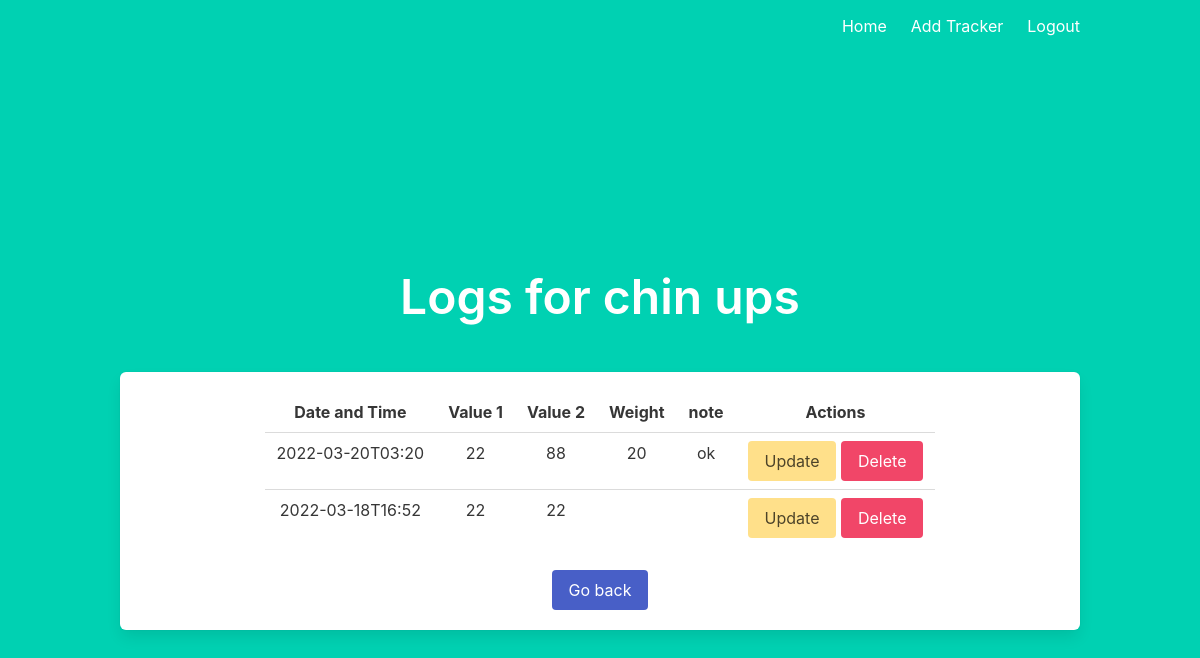
Page /view_log/4 (signed in) on the earlier database version.
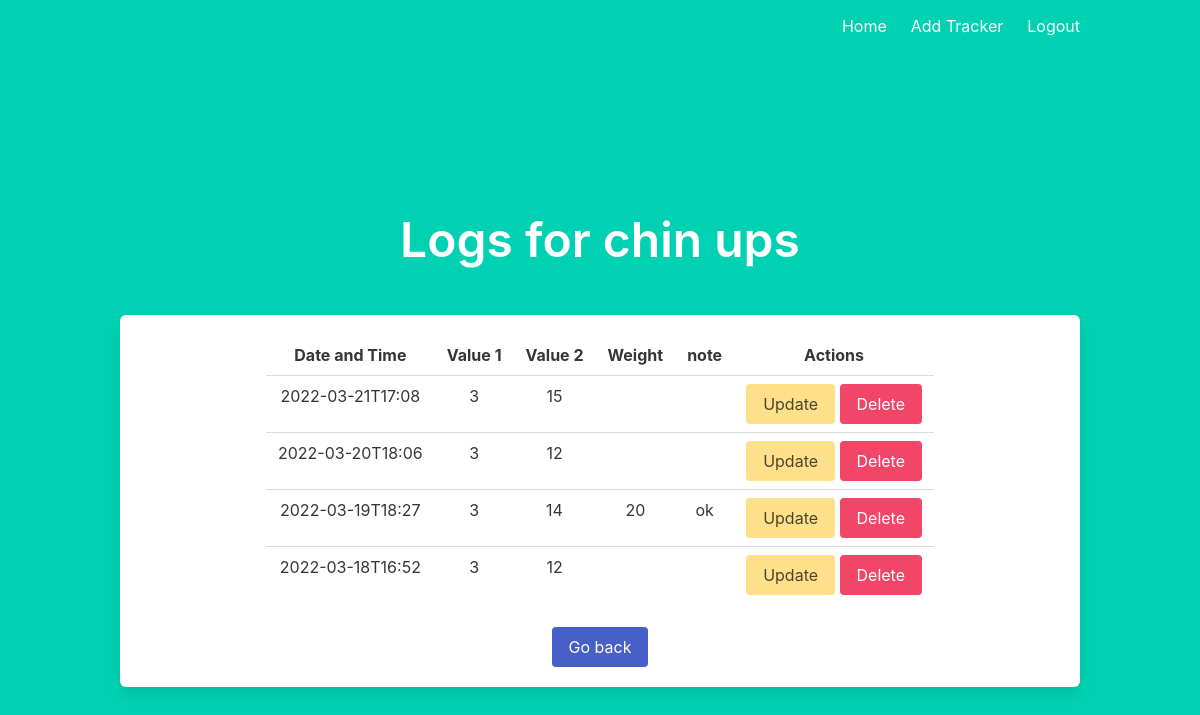
Same page on the later database version.
### main.py (models this page shows)
class tracker(db.Model):
    __tablename__ = 'tracker'
    id = db.Column(db.Integer, primary_key=True,
                   autoincrement=True, nullable=False)
    name = db.Column(db.String, nullable=False)
    option = db.Column(db.String, nullable=False)
    group = db.Column(db.String, nullable=False)
    description = db.Column(db.String)
    u_id = db.Column(db.String, db.ForeignKey(user.id), nullable=False)

class log(db.Model):
    __tablename__ = 'log'
    id = db.Column(db.Integer, primary_key=True,
                   autoincrement=True, nullable=False)
    t_id = db.Column(db.Integer, db.ForeignKey(tracker.id), nullable=False)
    timestamp = db.Column(db.String, nullable=False)
    value_1 = db.Column(db.Integer, nullable=False)
    value_2 = db.Column(db.Integer)
    weight = db.Column(db.Integer)
    note = db.Column(db.String)

### main.py (the view)
@app.route("/view_log/<int:tid>")
def view_log(tid):
    if 'user' not in session:
        return redirect(url_for('index'))
    if request.method == "GET":
        tname = tracker.query.filter_by(id=tid).first().name
        logs = db.session.execute(
            "select * from log where t_id = {tid} order by id desc".format(tid=tid))
        return render_template("view_log.html", logs=logs, tname=tname)

### templates/view_log.html
{% extends "layout.html" %} {% block body %}
<div class="section">
    <h1 class="title is-1">Logs for {{tname}}</h1>
  </div>
<div class="box">
    <table class="table" , style="margin-left: auto; margin-right: auto">
        <thread>
            <tr>
              <th>Date and Time</th>
              <th>Value 1</th>
              <th>Value 2</th>
              <th>Weight</th>
              <th>note</th>
              <th>Actions</th>
            </tr>
          </thread>
          {% for log in logs %}
          <tr>
              <td>{{log.timestamp}}</td>
              <td>{{log.value_1}}</td>
              <td>{{log.value_2}}</td>
              <td>{{log.weight}}</td>
              <td>{{log.note}}</td>
              <td><a class="button is-warning" href="/update_log/{{log.id}}"
                >Update</a
              >
              <a class="button is-danger" href="/delete_log/{{log.id}}"
                >Delete</a
              ></td>
          </tr>
          {% endfor %}
    </table><a href="/" class="button is-link">Go back</a>
</div>
{% endblock %}

### templates/layout.html (shortened to what this page needs)
<!DOCTYPE html>
<html>
<head>
    <link rel="stylesheet" href="https://cdn.jsdelivr.net/npm/bulma@0.9.3/css/bulma.min.css">
</head>
<body>
    <section class="hero is-primary is-fullheight">
        <div class="hero-head">
            <nav class="navbar">
                <div class="container">
                    <div id="navbarMenuHeroA" class="navbar-menu">
                        <div class="navbar-end">
                            <a href="{{ url_for('index') }}" class="navbar-item">
                                Home
                            </a>
                            {% if session['user'] %}
                            <a href="/add_tracker" class="navbar-item">
                                Add Tracker
                            </a>
                            <a href="{{ url_for('logout') }}" class="navbar-item">
                                Logout
                            </a>
                            {% endif %}
                        </div>
                    </div>
                </div>
            </nav>
        </div>
        <div class="hero-body">
            <div class="container has-text-centered">
               {% block body %}
               {% endblock %}
            </div>
        </div>
    </section>
</body>
</html>

Differences in the rows shown:
added log: timestamp "2022-03-21T17:08", value_1 "3", value_2 "15"
added log: timestamp "2022-03-20T18:06", value_1 "3", value_2 "12"
changed log "ok": timestamp "2022-03-20T03:20" → "2022-03-19T18:27"; value_1 "22" → "3"; value_2 "88" → "14"
changed log (number 4 of 4 on the later page): value_1 "22" → "3"; value_2 "22" → "12"
